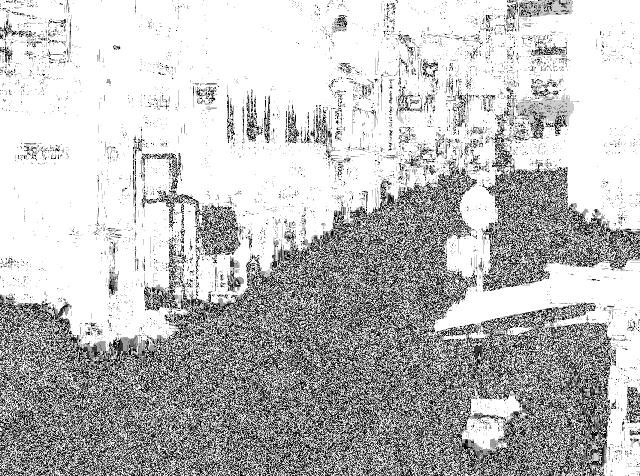
#> input picture Modules/testing.jpg, 1280 x 952 px (shown at 1/2 size)
$ python imagerendering_output.py
#> lines starting #> are read from the running program, lines starting #| are printed output that depends on the picture; after the words box and inside, x2 and y2 are one past the last pixel; in counts of white or black regions, pixels touching at a corner belong together
#> further down, original is the input picture: shape (952, 1280, 3); min 0, max 255, mean 190.7
### Modules/imagerendering.py
import numpy as np
import cv2
import time
from skimage.filters import gaussian
from sklearn.cluster import KMeans

benchmark = False

# [12 lines left out: function color_quantize, not called in this run]

def gaussian_blur(original, blurStrength = 1):
#> called with blurStrength = 0.1
    start_time = time.time()

    blurred = gaussian(original, sigma=blurStrength)

    end_time = time.time()

    if benchmark:
        print("Gaussian blur took", end_time - start_time, "seconds to run")

    return (blurred * 255).astype('uint8')


def white_to_redpixels(image):
    """ Converts white pixels (255, 255, 255) to red (0, 0, 255). """
    mask = (image == [255, 255, 255]).all(axis=2)
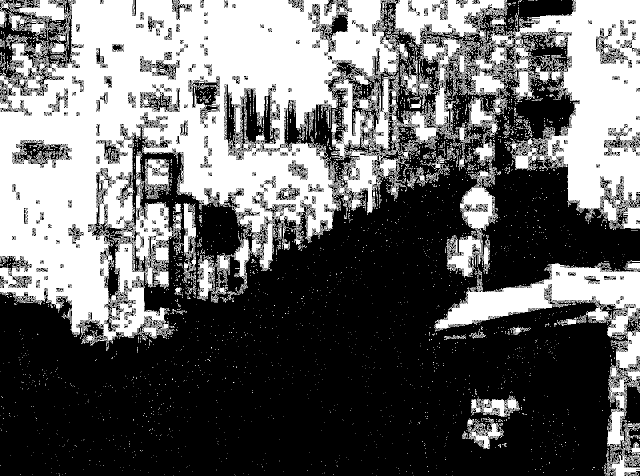
#> mask: shape (952, 1280) bool (shown at 1/2 size); 40.7% white; 3310 white regions (3196 under 20 px), largest, box (x1, y1, x2, y2) and area: (0, 0, 1280, 692) 437296, (868, 522, 1280, 952) 36990, (351, 406, 394, 596) 2589
    image[mask] = [0, 0, 255]
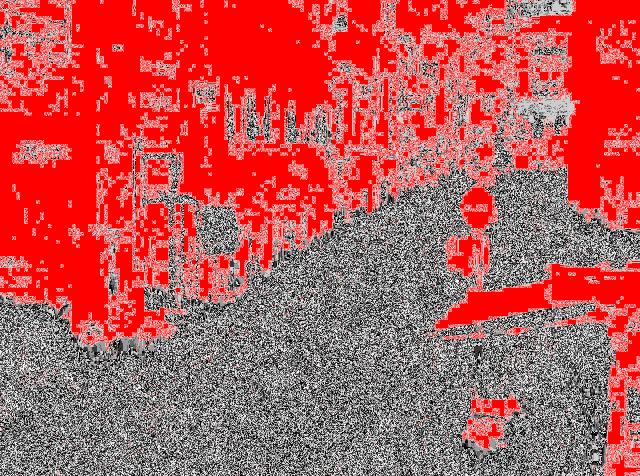
#> image: shape (952, 1280, 3) (shown at 1/2 size); mean B, G, R 86.8, 86.8, 190.7
    cv2.imwrite("output2.jpg", image)

    print("Modified image saved as output.jpg")
    return image

### Modules/imagerendering_output.py
import imagerendering as IMP
import matplotlib.pyplot as plt
import cv2
import numpy as np

# Load first image
pathTest = "testing.jpg"
original = cv2.imread(pathTest)

if original is None:
    print("Error: Could not load testing.jpg. Check the file path.")
    exit()

# Step 1: Apply Gaussian Blur or Color Quantization
processed_image = IMP.gaussian_blur(original, .1)  # Try IMP.color_quantize(original) instead

# Step 2: Convert white pixels to red
final_image = IMP.white_to_redpixels(processed_image)

# Save output image
cv2.imwrite("output2.jpg", final_image)

# Step 3: Overlay output2.jpg onto testing2.jpg
output_img = cv2.imread("output2.jpg")  # Image where white pixels are red
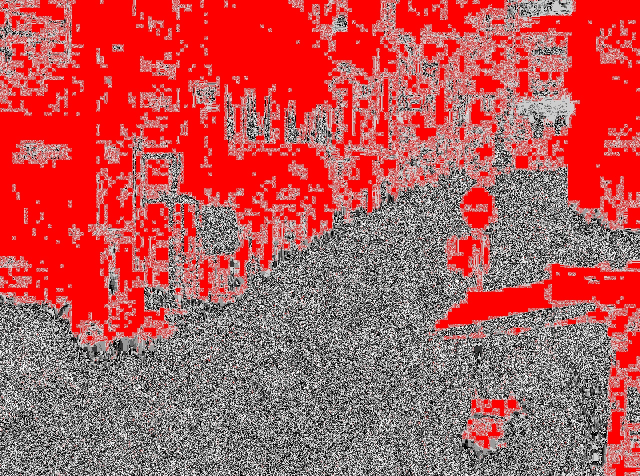
#> output_img: shape (952, 1280, 3) (shown at 1/2 size); mean B, G, R 86.9, 86.9, 183.5
test_img = cv2.imread("testing2.jpg")   # Image that still has white pixels
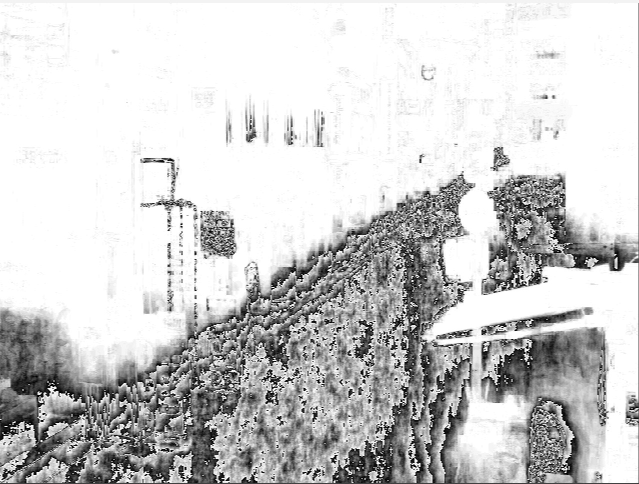
#> input picture Modules/testing2.jpg, 1278 x 967 px (shown at 1/2 size)
#> test_img is the input picture: shape (967, 1278, 3); min 0, max 255, mean 204.8

if test_img is None:
    print("Error: Could not load testing2.jpg. Check the file path.")
    exit()

# Ensure both images have the same dimensions
if output_img.shape != test_img.shape:
    output_img = cv2.resize(output_img, (test_img.shape[1], test_img.shape[0]))
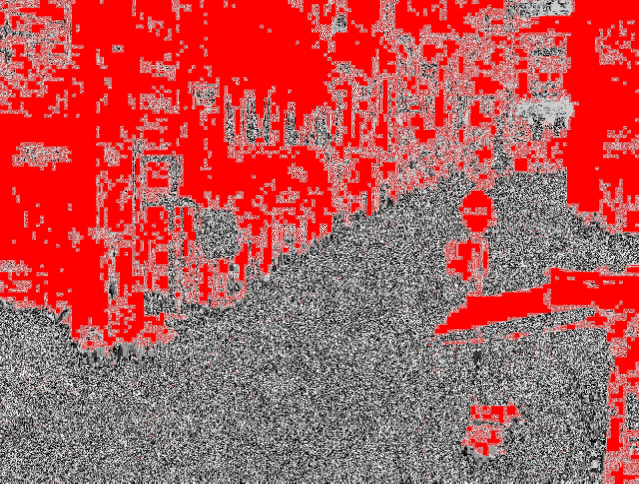
#> output_img: shape (967, 1278, 3) (shown at 1/2 size); mean B, G, R 86.8, 86.8, 183.3

# Create a mask where the pixels in testing2.jpg are white
white_mask = (test_img == [255, 255, 255]).all(axis=2)
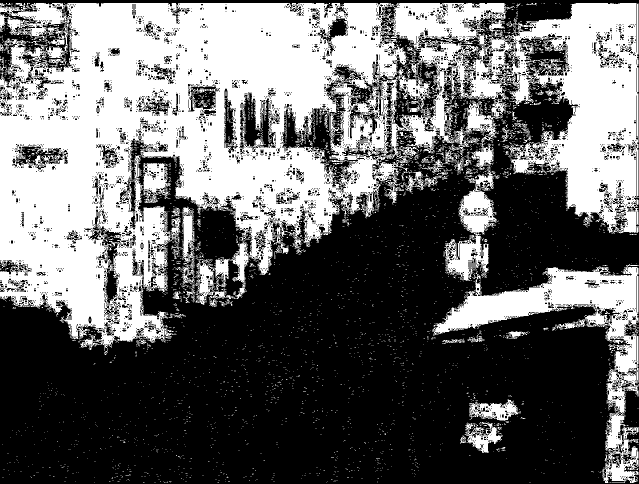
#> white_mask: shape (967, 1278) bool (shown at 1/2 size); 41.4% white; 3580 white regions (3456 under 20 px), largest, box (x1, y1, x2, y2) and area: (0, 6, 1277, 710) 440907, (865, 528, 1277, 966) 38417, (889, 342, 993, 563) 9306

# Replace white pixels in testing2.jpg with the corresponding pixels from output2.jpg
test_img[white_mask] = output_img[white_mask]
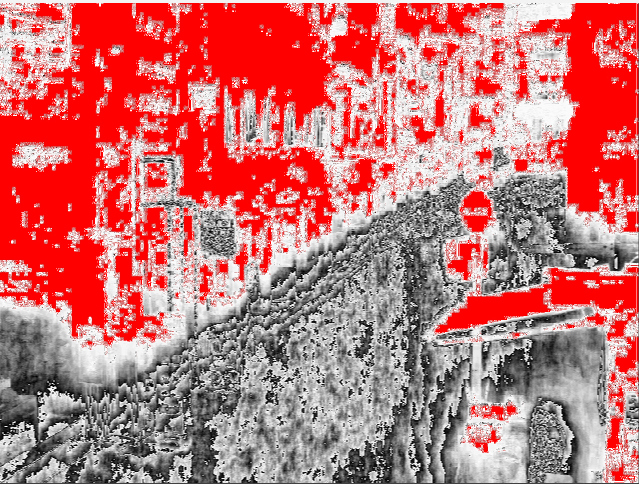
#> test_img: shape (967, 1278, 3) (shown at 1/2 size); mean B, G, R 115.3, 115.3, 197.3

# Save final overlay image
cv2.imwrite("final_overlay.jpg", test_img)

# Step 4: Display final image
plt.imshow(cv2.cvtColor(test_img, cv2.COLOR_BGR2RGB))  # Convert BGR to RGB for display
plt.axis("off")
plt.show()

print("Final image saved as final_overlay.jpg")
